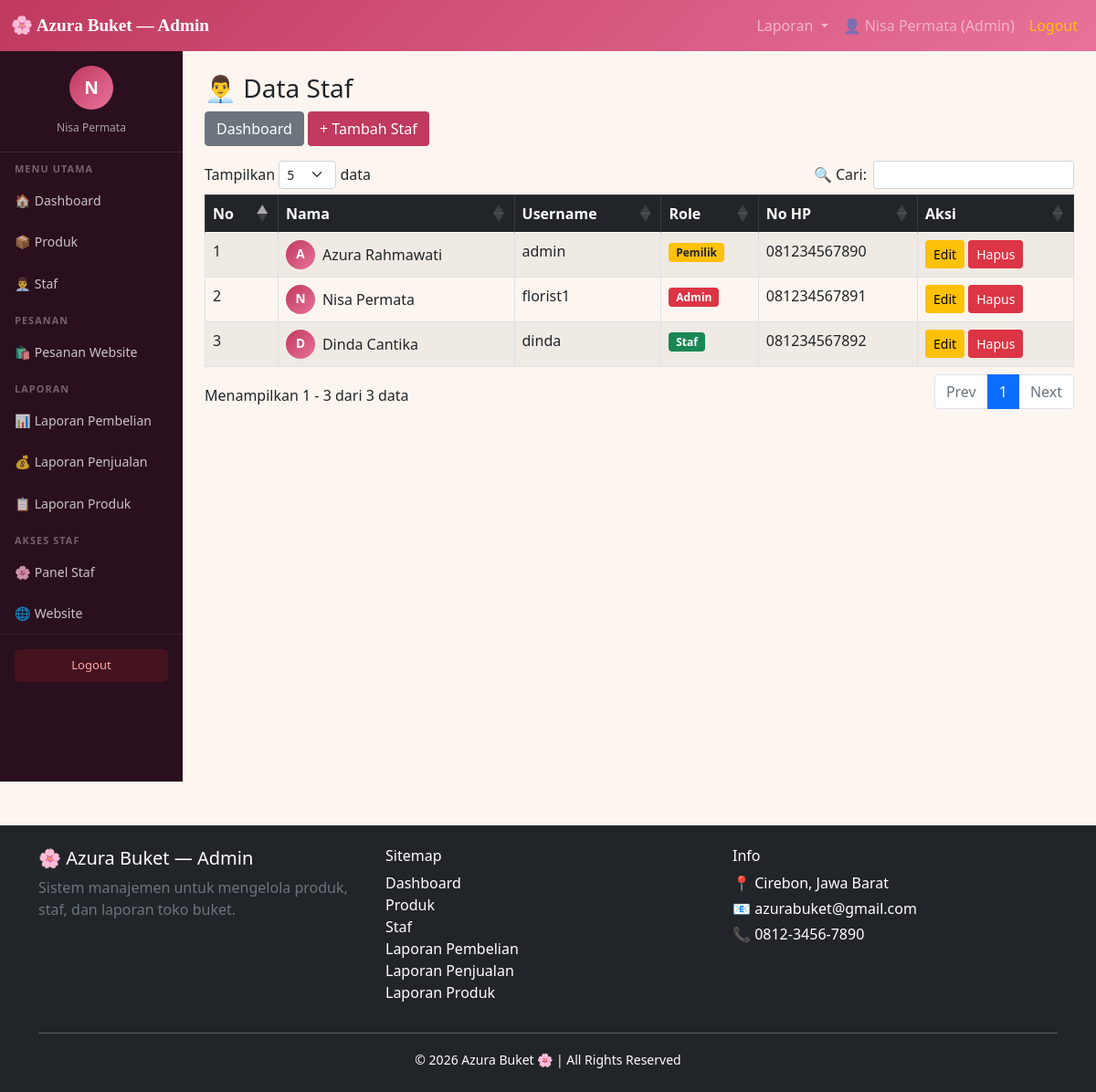
Screenshot of /admin/index.php?menu=staf (signed in) with the database file from the repository.
### tables this page shows
CREATE TABLE IF NOT EXISTS `staf` (
  `id`         INT AUTO_INCREMENT PRIMARY KEY,
  `nama`       VARCHAR(100) NOT NULL,
  `username`   VARCHAR(60)  NOT NULL UNIQUE,
  `password`   VARCHAR(255) NOT NULL,
  `role`       ENUM('pemilik','admin','staf') DEFAULT 'staf',
  `no_hp`      VARCHAR(20)  DEFAULT '',
  `created_at` TIMESTAMP DEFAULT CURRENT_TIMESTAMP
);

### admin/staf.php (the view)
<?php
include 'koneksi.php';
$data = mysqli_query($conn, "SELECT * FROM staf");
?>
<h3>👨‍💼 Data Staf</h3>
<a href="index.php" class="btn btn-secondary mb-3">Dashboard</a>
<a href="?menu=tambah_staf" class="btn mb-3" style="background:#c0395e;color:#fff">+ Tambah Staf</a>
<table class="table table-bordered table-striped" id="tabelStaf">
    <thead class="table-dark">
        <tr>
            <th>No</th>
            <th>Nama</th>
            <th>Username</th>
            <th>Role</th>
            <th>No HP</th>
            <th>Aksi</th>
        </tr>
    </thead>
    <tbody>
    <?php $no=1; while($row = mysqli_fetch_assoc($data)) { ?>
        <tr>
            <td><?= $no++ ?></td>
            <td>
                <div class="d-flex align-items-center gap-2">
                    <div style="width:32px;height:32px;background:linear-gradient(135deg,#c0395e,#e8729a);border-radius:50%;display:flex;align-items:center;justify-content:center;color:#fff;font-weight:700;font-size:.85rem">
                        <?= strtoupper(substr($row['nama'],0,1)) ?>
                    </div>
                    <?= htmlspecialchars($row['nama']) ?>
                </div>
            </td>
            <td><?= htmlspecialchars($row['username']) ?></td>
            <td>
                <?php
                $badges = ['pemilik'=>'bg-warning text-dark','admin'=>'bg-danger','staf'=>'bg-success'];
                $badge  = $badges[$row['role']] ?? 'bg-secondary';
                ?>
                <span class="badge <?= $badge ?>"><?= ucfirst($row['role']) ?></span>
            </td>
            <td><?= htmlspecialchars($row['no_hp'] ?? '-') ?></td>
            <td>
                <a href="?menu=edit_staf&id=<?= $row['id'] ?>" class="btn btn-warning btn-sm">Edit</a>
                <a href="hapus_staf.php?id=<?= $row['id'] ?>" class="btn btn-danger btn-sm" onclick="return confirm('Yakin hapus staf ini?')">Hapus</a>
            </td>
        </tr>
    <?php } ?>
    </tbody>
</table>

### admin/dashboard.php (style rules this page uses)
body { background-color: #fdf6f0; }

### rows the page displays
staf: nama "A", nama "Azura Rahmawati", username "admin", role "Pemilik", no_hp "081234567890"
staf: nama "N", nama "Nisa Permata", username "florist1", role "Admin", no_hp "081234567891"
staf: nama "D", nama "Dinda Cantika", username "dinda", role "Staf", no_hp "081234567892"

### other values shown
$_SESSION['nama'] "Nisa Permata"
$_SESSION['role'] "Admin"
substr($_SESSION['nama'] ?? 'A', 0, 1) "N"
